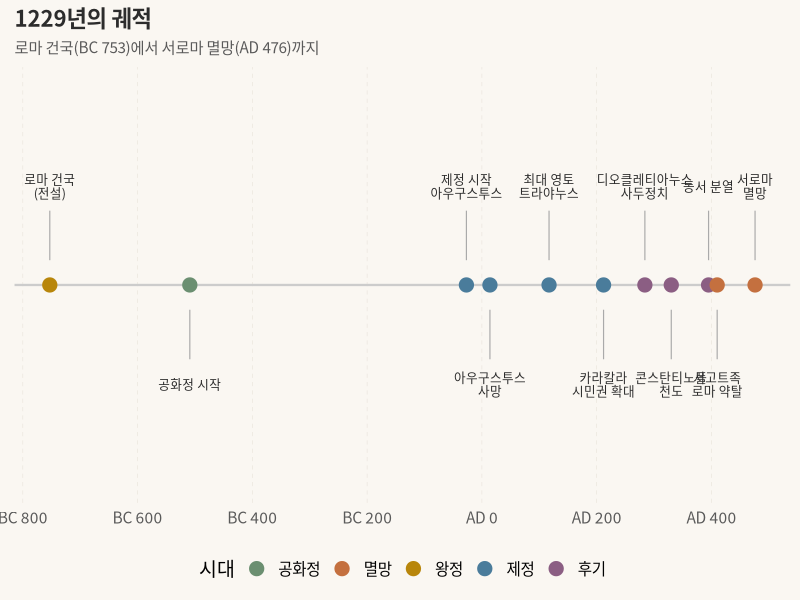
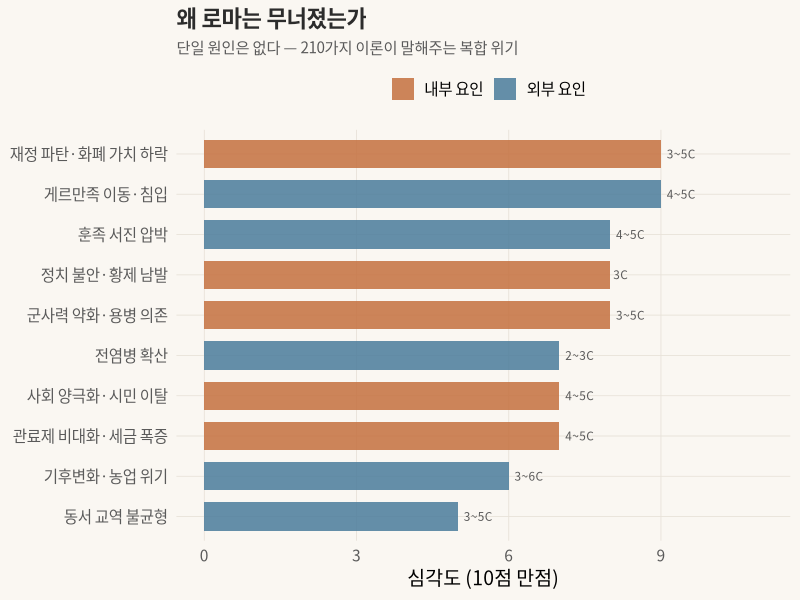
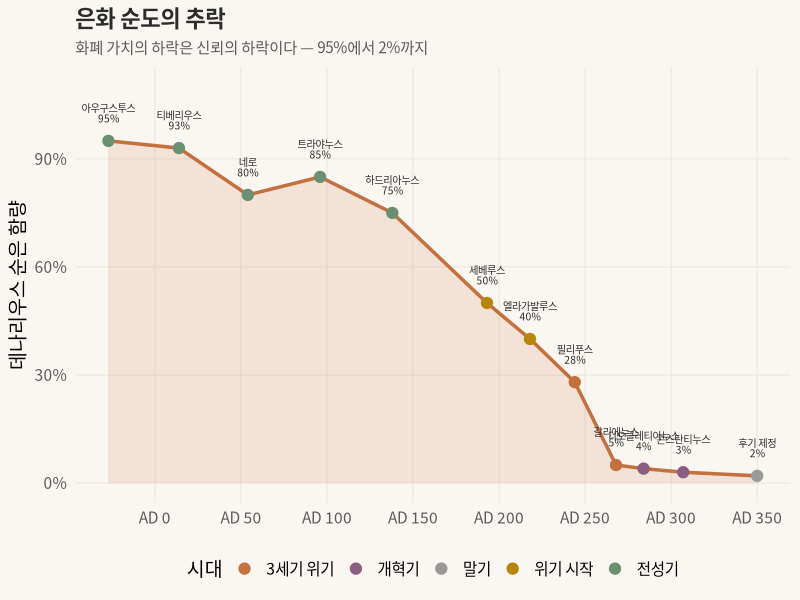
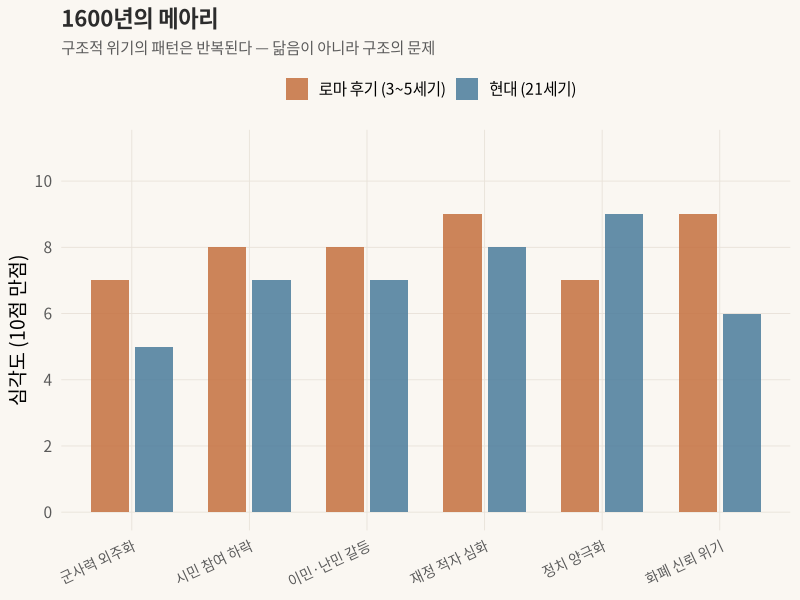

These charts were generated, in order, by the following R code:
## ---- chunk 1
knitr::opts_chunk$set(
  echo = FALSE, warning = FALSE, message = FALSE,
  fig.width = 10, fig.height = 5.5, dpi = 150
)
library(ggplot2)
library(dplyr)
library(tidyr)

theme_voyager <- function() {
  theme_minimal(base_size = 14, base_family = "Noto Sans CJK KR") +
    theme(
      plot.title = element_text(face = "bold", size = 16, color = "#2c2c2c"),
      plot.subtitle = element_text(size = 11, color = "#5a5a5a", lineheight = 1.4),
      plot.background = element_rect(fill = "#faf7f2", color = NA),
      panel.background = element_rect(fill = "#faf7f2", color = NA),
      panel.grid.major = element_line(color = "#e8e2d9", linewidth = 0.3),
      panel.grid.minor = element_blank(),
      axis.text = element_text(color = "#5a5a5a"),
      legend.position = "bottom"
    )
}
## ---- chunk 2
#| fig-cap: "로마 제국 주요 분기점 — 건국에서 최후까지"
#| lightbox: true

events <- data.frame(
  year = c(-753, -509, -27, 14, 117, 212, 284, 330, 395, 410, 476),
  event = c(
    "로마 건국\n(전설)",
    "공화정 시작",
    "제정 시작\n아우구스투스",
    "아우구스투스\n사망",
    "최대 영토\n트라야누스",
    "카라칼라\n시민권 확대",
    "디오클레티아누스\n사두정치",
    "콘스탄티노플\n천도",
    "동서 분열",
    "서고트족\n로마 약탈",
    "서로마\n멸망"
  ),
  era = c("왕정", "공화정", "제정", "제정", "제정", "제정", "후기", "후기", "후기", "멸망", "멸망")
)

era_colors <- c("왕정" = "#b8860b", "공화정" = "#6b8f71", "제정" = "#4a7c9b", "후기" = "#8b5e83", "멸망" = "#c4703f")

ggplot(events, aes(x = year, y = 0)) +
  geom_hline(yintercept = 0, color = "#cccccc", linewidth = 0.8) +
  geom_point(aes(color = era), size = 4.5) +
  geom_text(aes(label = event, y = ifelse(seq_along(year) %% 2 == 1, 0.6, -0.6)),
            size = 3.2, family = "Noto Sans CJK KR", lineheight = 0.9,
            color = "#2c2c2c") +
  geom_segment(aes(xend = year,
                    y = ifelse(seq_along(year) %% 2 == 1, 0.15, -0.15),
                    yend = ifelse(seq_along(year) %% 2 == 1, 0.45, -0.45)),
               color = "#aaaaaa", linewidth = 0.4) +
  scale_color_manual(values = era_colors, name = "시대") +
  scale_x_continuous(breaks = seq(-800, 500, 200),
                     labels = function(x) ifelse(x < 0, paste0("BC ", abs(x)), paste0("AD ", x))) +
  coord_cartesian(ylim = c(-1.2, 1.2)) +
  labs(title = "1229년의 궤적",
       subtitle = "로마 건국(BC 753)에서 서로마 멸망(AD 476)까지") +
  theme_voyager() +
  theme(axis.text.y = element_blank(),
        axis.title = element_blank(),
        panel.grid.major.y = element_blank(),
        panel.grid.major.x = element_line(color = "#e8e2d9", linewidth = 0.2, linetype = "dashed"))
## ---- chunk 3
#| fig-cap: "로마 제국 쇠퇴 요인 — 복합적 위기의 구조"
#| lightbox: true

factors <- data.frame(
  category = rep(c("내부 요인", "외부 요인"), each = 5),
  factor = c(
    "재정 파탄·화폐 가치 하락", "군사력 약화·용병 의존",
    "정치 불안·황제 남발", "사회 양극화·시민 이탈",
    "관료제 비대화·세금 폭증",
    "게르만족 이동·침입", "훈족 서진 압박",
    "기후변화·농업 위기", "전염병 확산",
    "동서 교역 불균형"
  ),
  severity = c(9, 8, 8, 7, 7, 9, 8, 6, 7, 5),
  period = c("3~5C", "3~5C", "3C", "4~5C", "4~5C",
             "4~5C", "4~5C", "3~6C", "2~3C", "3~5C")
)

ggplot(factors, aes(x = reorder(factor, severity), y = severity, fill = category)) +
  geom_col(width = 0.7, alpha = 0.85) +
  geom_text(aes(label = period), hjust = -0.2, size = 3, color = "#5a5a5a",
            family = "Noto Sans CJK KR") +
  coord_flip(ylim = c(0, 11)) +
  scale_fill_manual(values = c("내부 요인" = "#c4703f", "외부 요인" = "#4a7c9b"),
                    name = "") +
  labs(title = "왜 로마는 무너졌는가",
       subtitle = "단일 원인은 없다 — 210가지 이론이 말해주는 복합 위기",
       x = NULL, y = "심각도 (10점 만점)") +
  theme_voyager() +
  theme(legend.position = "top")
## ---- chunk 4
#| fig-cap: "데나리우스 은화의 순은 함량 변화 — 제국의 체온계"
#| lightbox: true

silver <- data.frame(
  year = c(-27, 14, 54, 96, 138, 193, 218, 244, 268, 284, 307, 350),
  emperor = c("아우구스투스", "티베리우스", "네로", "트라야누스",
              "하드리아누스", "세베루스", "엘라가발루스", "필리푸스",
              "갈리에누스", "디오클레티아누스", "콘스탄티누스", "후기 제정"),
  silver_pct = c(95, 93, 80, 85, 75, 50, 40, 28, 5, 4, 3, 2),
  era = c("전성기", "전성기", "전성기", "전성기", "전성기",
          "위기 시작", "위기 시작", "3세기 위기", "3세기 위기",
          "개혁기", "개혁기", "말기")
)

era_fill <- c("전성기" = "#6b8f71", "위기 시작" = "#b8860b",
              "3세기 위기" = "#c4703f", "개혁기" = "#8b5e83", "말기" = "#999999")

ggplot(silver, aes(x = year, y = silver_pct)) +
  geom_area(fill = "#c4703f", alpha = 0.15) +
  geom_line(color = "#c4703f", linewidth = 1.2) +
  geom_point(aes(color = era), size = 3.5) +
  geom_text(aes(label = paste0(emperor, "\n", silver_pct, "%")),
            vjust = -1, size = 2.6, family = "Noto Sans CJK KR",
            color = "#2c2c2c", lineheight = 0.85) +
  scale_color_manual(values = era_fill, name = "시대") +
  scale_x_continuous(
    breaks = seq(-50, 400, 50),
    labels = function(x) ifelse(x < 0, paste0("BC ", abs(x)), paste0("AD ", x))
  ) +
  scale_y_continuous(labels = function(x) paste0(x, "%"), limits = c(0, 110)) +
  labs(title = "은화 순도의 추락",
       subtitle = "화폐 가치의 하락은 신뢰의 하락이다 — 95%에서 2%까지",
       x = NULL, y = "데나리우스 순은 함량") +
  theme_voyager()
## ---- chunk 5
#| fig-cap: "로마 제국 후기 vs 현대 사회 — 구조적 유사성"
#| lightbox: true

comparison <- data.frame(
  issue = rep(c("화폐 신뢰 위기", "이민·난민 갈등", "군사력 외주화",
                "시민 참여 하락", "재정 적자 심화", "정치 양극화"), 2),
  period = rep(c("로마 후기 (3~5세기)", "현대 (21세기)"), each = 6),
  intensity = c(9, 8, 7, 8, 9, 7,
                6, 7, 5, 7, 8, 9)
)

ggplot(comparison, aes(x = issue, y = intensity, fill = period)) +
  geom_col(position = position_dodge(width = 0.75), width = 0.65, alpha = 0.85) +
  scale_fill_manual(values = c("로마 후기 (3~5세기)" = "#c4703f",
                                "현대 (21세기)" = "#4a7c9b"),
                    name = "") +
  scale_y_continuous(limits = c(0, 11), breaks = seq(0, 10, 2)) +
  labs(title = "1600년의 메아리",
       subtitle = "구조적 위기의 패턴은 반복된다 — 닮음이 아니라 구조의 문제",
       x = NULL, y = "심각도 (10점 만점)") +
  theme_voyager() +
  theme(axis.text.x = element_text(angle = 25, hjust = 1, size = 10),
        legend.position = "top")
